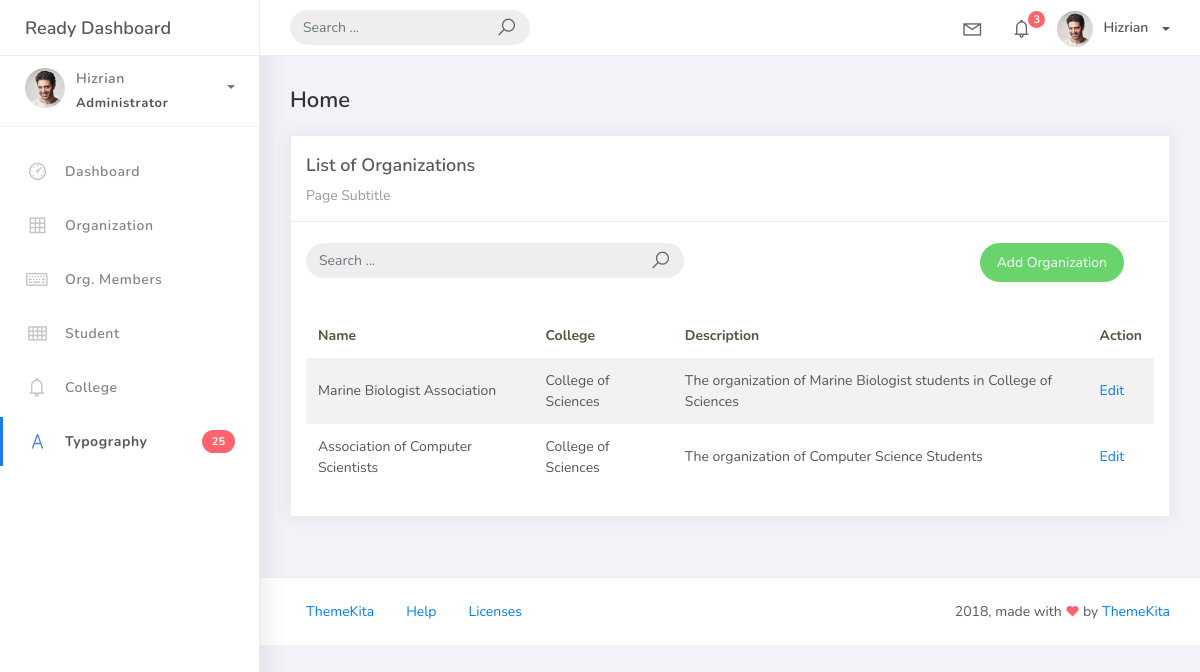
The app's page /organization_list, older data.
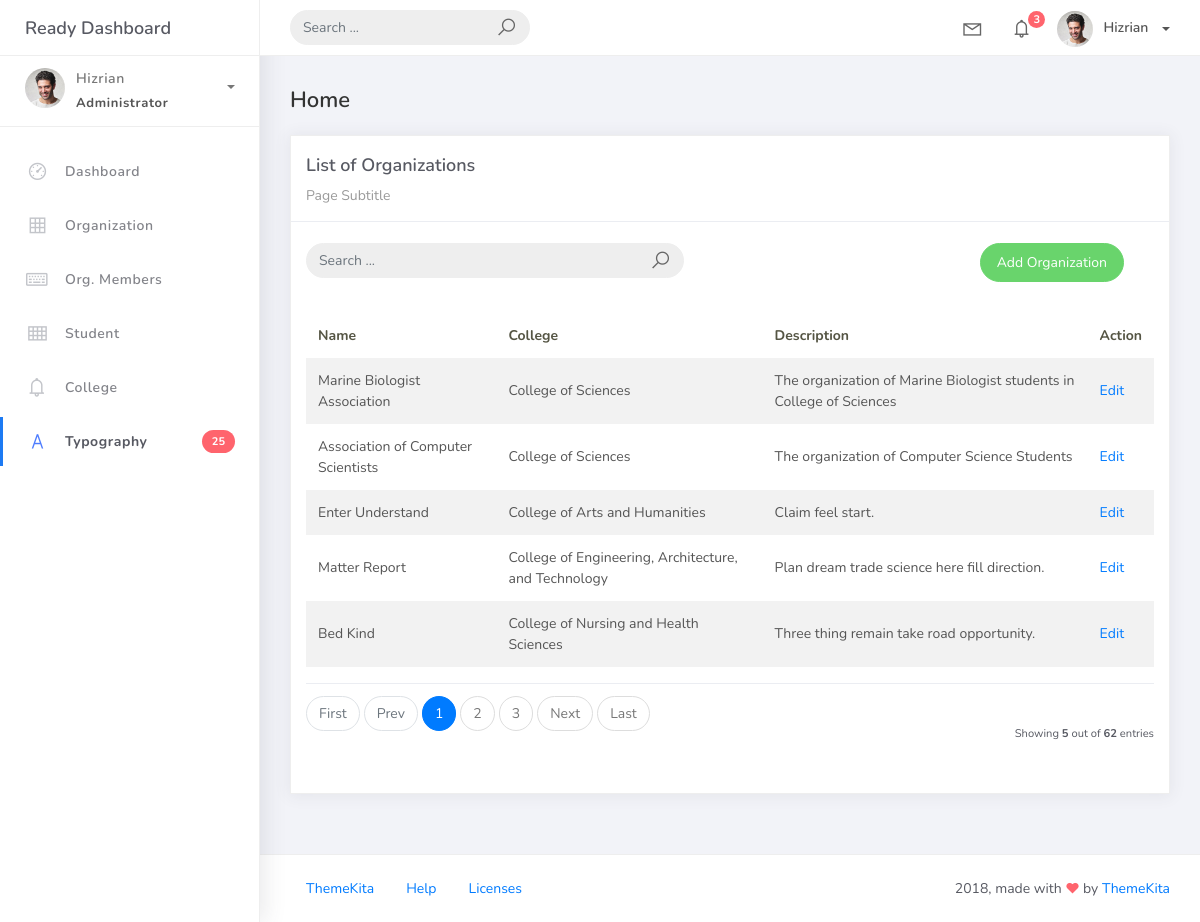
The same page, newer data.
### studentorg/models.py (models this page shows, shortened)
class BaseModel(models.Model):
    created_at = models.DateTimeField(auto_now_add=True, db_index=True)
    updated_at = models.DateTimeField(auto_now=True)
    class Meta:
        abstract = True

class Organization(BaseModel):
    name = models.CharField(max_length=250)
    college = models.ForeignKey(College, null=True, blank=True, on_delete=models.CASCADE)
    description = models.CharField(max_length=500)

class College(BaseModel):
    college_name = models.CharField(max_length=150)
    def __str__(self):
        return self.college_name

### studentorg/views.py (the view)
# urls.py: path('organization_list', OrganizationList.as_view(), name='organization-list'),
class OrganizationList(ListView):
    model = Organization
    context_object_name = 'organization'
    template_name = 'org_list.html'
    paginate_by = 5

### templates/org_list.html
{% extends 'base.html' %}
{% load static %}
{% block content %}
 <div class="content">
   <div class="container-fluid">
     <h4 class="page-title">Home</h4>
     <div class="row">
       <div class="col-md-12">
         <div class="card">
           <div class="card-header">
             <div class="card-title">List of Organizations</div>
             <div class="card-category">Page Subtitle</div>
           </div>
           <br />
<div class="col-md-12 row">
  <div class="col-md-6">
    <form class="navbar-left navbar-form nav-search mr-md-3" action="">
      <div class="input-group">
        <input type="text" placeholder="Search ..." class="form-control" />
        <div class="input-group-append">
          <span class="input-group-text">
            <i class="la la-search search-icon"></i>
          </span>
        </div>
      </div>
    </form>
  </div>
  <div class="col-md-6">
    <div class="pull-right">
      <a href="{% url 'organization-add' %}" class="btn btn-success btn-rounded">Add Organization</a>
    </div>
  </div>
</div>
           <div class="card-body">
             <table class="table table-striped mt-3">
               <thead>
                 <tr>
                   <th scope="col">Name</th>
                   <th scope="col">College</th>
                   <th scope="col">Description</th>
                   <th scope="col">Action</th>
                 </tr>
               </thead>
               <tbody>
                 {% for object in object_list %}
                 <tr>
                   <td>{{ object.name }}</td>
                   <td>{{ object.college }}</td>
                   <td>{{ object.description }}</td>
                   <td><a href="organization_list/{{ object.id }}">Edit</a></td>
</tr>
{% empty %}
<tr>
  <td colspan="4" style="text-align: center">
    <p class="text-sm font-weight-bold mb-0">No Records Found</p>
  </td>
</tr>
                 {% endfor %}
               </tbody>
             </table>
             {% include 'includes/pagination.html' %}
           </div>
         </div>
       </div>
     </div>
   </div>
 </div>
{% endblock %}

### templates/base.html (shortened to what this page needs)
{% load static %}
<!DOCTYPE html>
<html>
<head>
	<link rel="stylesheet" href="{% static 'css/bootstrap.min.css' %}">
	<link rel="stylesheet" href="{% static 'css/ready.css' %}">
	<link rel="stylesheet" href="{% static 'css/demo.css' %}">
</head>
<body>
	<div class="wrapper">
		<div class="main-header">
			<div class="logo-header">
				<a href="index.html" class="logo">
					Ready Dashboard
				</a>
			</div>
			<nav class="navbar navbar-header navbar-expand-lg">
				<div class="container-fluid">
					<form class="navbar-left navbar-form nav-search mr-md-3" action="">
						<div class="input-group">
							<input type="text" placeholder="Search ..." class="form-control">
							<div class="input-group-append">
								<span class="input-group-text">
									<i class="la la-search search-icon"></i>
								</span>
							</div>
						</div>
					</form>
					<ul class="navbar-nav topbar-nav ml-md-auto align-items-center">
						<li class="nav-item dropdown hidden-caret">
							<a class="nav-link dropdown-toggle" href="#" id="navbarDropdown" role="button" data-toggle="dropdown" aria-haspopup="true" aria-expanded="false">
								<i class="la la-envelope"></i>
							</a>
						</li>
						<li class="nav-item dropdown hidden-caret">
							<a class="nav-link dropdown-toggle" href="#" id="navbarDropdown" role="button" data-toggle="dropdown" aria-haspopup="true" aria-expanded="false">
								<i class="la la-bell"></i>
								<span class="notification">3</span>
							</a>
						</li>
						<li class="nav-item dropdown">
							<a class="dropdown-toggle profile-pic" data-toggle="dropdown" href="#" aria-expanded="false"> <img src="{% static 'img/profile.jpg' %}" alt="user-img" width="36" class="img-circle"><span >Hizrian</span></span> </a>
							</li>
						</ul>
					</div>
				</nav>
			</div>
			<div class="sidebar">
				<div class="scrollbar-inner sidebar-wrapper">
					<div class="user">
						<div class="photo">
							<img src="{% static 'img/profile.jpg' %}">
						</div>
						<div class="info">
							<a class="" data-toggle="collapse" href="#collapseExample" aria-expanded="true">
								<span>
									Hizrian
									<span class="user-level">Administrator</span>
									<span class="caret"></span>
								</span>
							</a>
						</div>
					</div>
					<ul class="nav">
						<li class="nav-item">
							<a href="index.html">
								<i class="la la-dashboard"></i>
								<p>Dashboard</p>
							</a>
						</li>
						<li class="nav-item">
							<a href="{% url 'organization-list' %}">
								<i class="la la-table"></i>
								<p>Organization</p>
							</a>
						</li>
						<li class="nav-item">
							<a href="forms.html">
								<i class="la la-keyboard-o"></i>
								<p>Org. Members</p>
							</a>
						</li>
						<li class="nav-item">
							<a href="tables.html">
								<i class="la la-th"></i>
								<p>Student</p>
							</a>
						</li>
						<li class="nav-item">
							<a href="notifications.html">
								<i class="la la-bell"></i>
								<p>College</p>
							</a>
						</li>
						<li class="nav-item active">
							<a href="typography.html">
								<i class="la la-font"></i>
								<p>Typography</p>
								<span class="badge badge-danger">25</span>
							</a>
						</li>
					</ul>
				</div>
			</div>
			<div class="main-panel">
                {% block content %}
                {% endblock %}
				<footer class="footer">
					<div class="container-fluid">
						<nav class="pull-left">
							<ul class="nav">
								<li class="nav-item">
									<a class="nav-link" href="http://www.themekita.com">
										ThemeKita
									</a>
								</li>
								<li class="nav-item">
									<a class="nav-link" href="#">
										Help
									</a>
								</li>
								<li class="nav-item">
									<a class="nav-link" href="https://themewagon.com/license/#free-item">
										Licenses
									</a>
								</li>
							</ul>
						</nav>
						<div class="copyright ml-auto">
							2018, made with <i class="la la-heart heart text-danger"></i> by <a href="http://www.themekita.com">ThemeKita</a>
						</div>
					</div>
				</footer>
			</div>
		</div>
</body>
</html>

### templates/includes/pagination.html (shortened to what this page needs)
{% if is_paginated %}
<div class="card-footer px-0 border-0 d-flex flex-column flex-lg-row align-items-center justify-content-between mt-3">
  <nav aria-label="Topics pagination" class="mb-4">
    <ul class="pagination">
      {% if page_obj.number > 1 %}
      <li class="page-item">
        <a class="page-link" href="?page=1">First</a>
      </li>
      {% else %}
      <li class="page-item disabled">
        <span class="page-link">First</span>
      </li>
      {% endif %}
      {% if page_obj.has_previous %}
      <li class="page-item">
        <a class="page-link" href="?page={{ page_obj.previous_page_number }}">Prev</a>
      </li>
      {% else %}
      <li class="page-item disabled">
        <span class="page-link">Prev</span>
      </li>
      {% endif %}
      {% for page_num in paginator.page_range %}
      {% if page_obj.number == page_num %}
      <li class="page-item active">
        <span class="page-link">
          {{ page_num }}
        </span>
      </li>
      {% elif page_num > page_obj.number|add:'-3' and page_num < page_obj.number|add:'3' %}
      <li class="page-item">
        <a class="page-link" href="?page={{ page_num }}">{{ page_num }}</a>
      </li>
      {% endif %}
      {% endfor %}
      {% if page_obj.has_next %}
      <li class="page-item">
        <a class="page-link" href="?page={{ page_obj.next_page_number }}">Next</a>
      </li>
      {% else %}
      <li class="page-item disabled">
        <span class="page-link">Next</span>
      </li>
      {% endif %}
      {% if page_obj.number != paginator.num_pages %}
      <li class="page-item">
        <a class="page-link" href="?page={{ paginator.num_pages }}">Last</a>
      </li>
      {% else %}
      <li class="page-item disabled">
        <span class="page-link">Last</span>
      </li>
      {% endif %}
    </ul>
  </nav>
  <div class="fw-normal small mt-4 mt-lg-0">Showing <b>{{object_list.count}}</b> out of <b>{{paginator.count}}</b> entries</div>
</div>
{% endif %}

Row changes from the older to the newer data that the page shows:
added Organization: name "Enter Understand", college "College of Arts and Humanities", description "Claim feel start."
added Organization: name "Matter Report", college "College of Engineering, Architecture, and Technology", description "Plan dream trade science here fill direction."
added Organization: name "Bed Kind", college "College of Nursing and Health Sciences", description "Three thing remain take road opportunity."
Text that changed along with them:
{{ object_list.count }}: (not shown) → "5"
{{ paginator.count }}: (not shown) → "62"
text now shown: "First Prev Next Last Showing out of entries"
new list line: "1"
new list line: "2"
new list line: "3"
